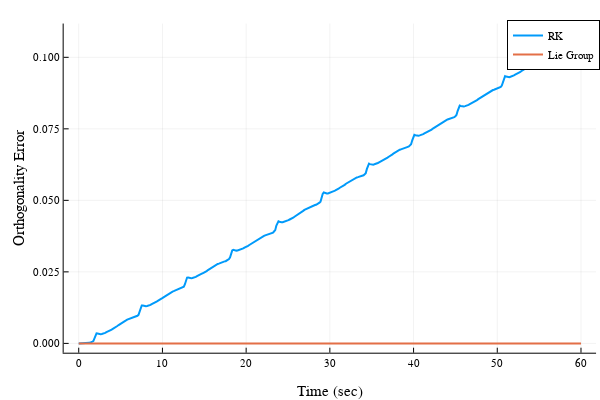

The notebook cell saved with this chart:
### Code cell
#Now let's simulate the same example and plot the orthogonality error again

h = 0.1
N = N = Int(floor(Tf./h + 1))
thist = h.*Array(0:(N-1))

xtrajQ = zeros(12,N)
xtrajQ[:,1] .= x0Q

for k = 1:(N-1)
    xtrajQ[:,k+1] .= lie_midpoint_step_Q(xtrajQ[:,k], h)
end

Qerr2 = zeros(N)
for k = 1:N
    Qk = reshape(xtrajQ[1:9,k],3,3)
    
    # calculate the orthogonality error of Q
    Qerr2[k] = norm(Qk'Qk - I)
    
end

plot(sol_Q.t,Qerr,xlabel="Time (sec)",ylabel="Orthogonality Error",label="RK",lw=2)
plot!(thist,Qerr2,label="Lie Group",lw=2)

### Figure 1 — Plotly figure (JSON) as saved in the notebook; plotly's stock layout.template omitted (floating-point values rounded to 4 significant figures; data arrays with more than 128 entries replaced by an {"elided": "..."} marker saying what was removed)
{"data": [{"colorbar": {"title": ""}, "legendgroup": "RK", "line": {"color": "rgba(0, 154, 250, 1.000)", "dash": "solid", "shape": "linear", "width": 2}, "mode": "lines", "name": "RK", "showlegend": true, "type": "scatter", "x": {"elided": "442 float values"}, "xaxis": "x", "y": {"elided": "442 float values"}, "yaxis": "y", "zmax": null, "zmin": null}, {"colorbar": {"title": ""}, "legendgroup": "Lie Group", "line": {"color": "rgba(227, 111, 71, 1.000)", "dash": "solid", "shape": "linear", "width": 2}, "mode": "lines", "name": "Lie Group", "showlegend": true, "type": "scatter", "x": {"elided": "601 float values"}, "xaxis": "x", "y": {"elided": "601 float values"}, "yaxis": "y", "zmax": null, "zmin": null}], "layout": {"annotations": [], "height": 400, "legend": {"bgcolor": "rgba(255, 255, 255, 1.000)", "bordercolor": "rgba(0, 0, 0, 1.000)", "borderwidth": 1, "font": {"color": "rgba(0, 0, 0, 1.000)", "family": "sans-serif", "size": 11}, "title": {"font": {"color": "rgba(0, 0, 0, 1.000)", "family": "sans-serif", "size": 15}, "text": ""}, "tracegroupgap": 0, "traceorder": "normal", "x": 1, "xanchor": "auto", "y": 1, "yanchor": "auto"}, "margin": {"b": 20, "l": 0, "r": 0, "t": 20}, "paper_bgcolor": "rgba(255, 255, 255, 1.000)", "plot_bgcolor": "rgba(255, 255, 255, 1.000)", "showlegend": true, "width": 600, "xaxis": {"anchor": "y", "domain": [0.1061, 0.9934], "gridcolor": "rgba(0, 0, 0, 0.100)", "gridwidth": 0.5, "linecolor": "rgba(0, 0, 0, 1.000)", "mirror": false, "range": [-1.8, 61.8], "showgrid": true, "showline": true, "showticklabels": true, "tickangle": 0, "tickcolor": "rgb(0, 0, 0)", "tickfont": {"color": "rgba(0, 0, 0, 1.000)", "family": "sans-serif", "size": 11}, "tickmode": "array", "ticks": "inside", "ticktext": ["0", "10", "20", "30", "40", "50", "60"], "tickvals": [0, 10, 20, 30, 40, 50, 60], "title": "Time (sec)", "titlefont": {"color": "rgba(0, 0, 0, 1.000)", "family": "sans-serif", "size": 15}, "type": "-", "visible": true, "zeroline": false, "zerolinecolor": "rgba(0, 0, 0, 1.000)"}, "yaxis": {"anchor": "x", "domain": [0.07581, 0.9902], "gridcolor": "rgba(0, 0, 0, 0.100)", "gridwidth": 0.5, "linecolor": "rgba(0, 0, 0, 1.000)", "mirror": false, "range": [-0.003257, 0.1118], "showgrid": true, "showline": true, "showticklabels": true, "tickangle": 0, "tickcolor": "rgb(0, 0, 0)", "tickfont": {"color": "rgba(0, 0, 0, 1.000)", "family": "sans-serif", "size": 11}, "tickmode": "array", "ticks": "inside", "ticktext": ["0.000", "0.025", "0.050", "0.075", "0.100"], "tickvals": [0, 0.025, 0.05, 0.075, 0.1], "title": "Orthogonality Error", "titlefont": {"color": "rgba(0, 0, 0, 1.000)", "family": "sans-serif", "size": 15}, "type": "-", "visible": true, "zeroline": false, "zerolinecolor": "rgba(0, 0, 0, 1.000)"}}}
